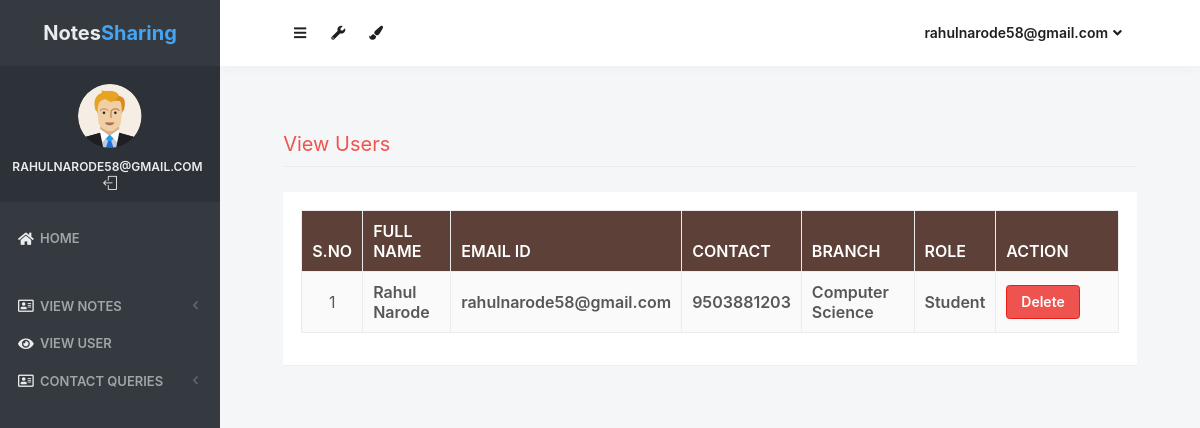
Page /view_users (signed in) on the committed database.
### notes/models.py (models this page shows, shortened)
class Signup(models.Model):
    user = models.ForeignKey(User,on_delete=models.CASCADE)
    contact = models.CharField(max_length=10)
    branch = models.CharField(max_length=30)
    role = models.CharField(max_length=15)

### notes/views.py (the view)
# urls.py: path('view_users', view_users, name='view_users'),
def view_users(request):
    if not request.user.is_authenticated:
        return redirect('login_admin')
    users = Signup.objects.all()
    d = {'users':users}
    return render(request,'view_users.html',d)

### notes/templates/view_users.html (shortened to what this page needs)
{% load static %}
<html lang="en" class="no-focus">
    <head>
        <link rel="stylesheet" href="{% static 'js/plugins/datatables/dataTables.bootstrap4.min.css' %}">
        <link rel="stylesheet" id="css-main" href="{% static 'css1/codebase.min.css' %}">
    </head>
    <body>
        <div id="page-container" class="sidebar-o sidebar-inverse side-scroll page-header-fixed main-content-narrow">
         {% include "sidebar.html" %}
            {% include "admin_nav.html" %}
            <main id="main-container">
                <div class="content">
                    <h2 class="content-heading text-danger">View Users</h2>
                    <div class="block">
                        <div class="block-content block-content-full">
                            <table class="table table-bordered table-striped table-vcenter js-dataTable-full-pagination" style="width:100%">
                                <thead class="text-white" style="background-color : #5d4037;">
                                    <tr>
                                        <th class="text-center">S.No</th>
                                        <th class="d-none d-sm-table-cell">Full Name</th>
                                        <th class="d-none d-sm-table-cell">Email ID</th>
                                        <th class="d-none d-sm-table-cell">Contact</th>
                                        <th class="d-none d-sm-table-cell">Branch</th>
                                        <th class="d-none d-sm-table-cell">Role</th>
                                        <th class="d-none d-sm-table-cell" style="width: 15%;">Action</th>
                                    </tr>
                                </thead>
                                {% for i in users %}
                                <tbody>
                                    <tr>
                                        <td class="text-center">{{forloop.counter}}</td>
                                        <td class="font-w600">{{i.user.first_name}} {{i.user.last_name}}</td>
					                    <td class="font-w600">{{i.user.username}}</td>
					                    <td class="font-w600">{{i.contact}}</td>
					                    <td class="font-w600">{{i.branch}}</td>
					                    <td class="font-w600">{{i.role}}</td>
					                    <td class="font-w600"><a href="{% url 'delete_users' i.user.id %}" class="btn btn-danger" onclick="return confirm('Are your sure to Delete ?')">Delete</a></td>
					                </tr>
                                        {% endfor %}
                                </tbody>
                            </table>
                        </div>
                    </div>
                </div>
            </main>
        </div>
 <link rel="stylesheet" href="https://use.fontawesome.com/releases/v5.6.3/css/all.css">
    </body>
</html>

### notes/templates/sidebar.html (shortened to what this page needs)
{% load static %}
   <nav id="sidebar">
                <div id="sidebar-scroll">
                    <div class="sidebar-content">
                        <div class="content-header content-header-fullrow px-15">
                            <div class="content-header-section text-center align-parent sidebar-mini-hidden">
                                <div class="content-header-item">
                                    <a class="link-effect font-w700" href="{% url 'admin_home' %}">
                                           <span class="font-size-xl text-dual-primary-dark">Notes</span><span class="font-size-xl text-primary">Sharing</span>
                                    </a>
                                </div>
                            </div>
                        </div>
                        <div class="content-side content-side-full content-side-user px-10 align-parent">
                            <div class="sidebar-mini-hidden-b text-center">
                                <a class="img-link" href="be_pages_generic_profile.html">
                                    <img class="img-avatar" src="{% static 'img/avatars/user1.png' %}" alt="">
                                </a>
                                <ul class="list-inline mt-10">
                                    <li class="list-inline-item">
                                        <a class="link-effect text-dual-primary-dark font-size-xs font-w600 text-uppercase" href="{% url 'admin_home' %}">{{ request.user.username }}</a>
                                    </li>
                                    <li class="list-inline-item">
                                        <a class="link-effect text-dual-primary-dark" href="{% url 'logout' %}">
                                            <i class="si si-logout"></i>
                                        </a>
                                    </li>
                                </ul>
                            </div>
                        </div>
                        <div class="content-side content-side-full">
                            <ul class="nav-main">
                                <li class="open">
                                    <a href="{% url 'admin_home' %}"><i class="fas fa-home"></i><span class="sidebar-mini-hide">Home</span></a>
                                </li>
                                <li class="nav-main-heading"><span class="sidebar-mini-visible">UI</span></li>
                                <li>
                                    <a class="nav-submenu" data-toggle="nav-submenu"><i class="far fa-address-card"></i>View Notes</a>
                                </li>
                                <li>
                                    <a  href="{% url 'view_users' %}"><i class="fas fa-eye"></i><span class="sidebar-mini-hide">View User</span></a>
                                </li>
                                <li>
                                    <a class="nav-submenu" data-toggle="nav-submenu"><i class="far fa-address-card"></i>Contact Queries</a>
                                </li>
                           </ul>
                        </div>
                    </div>
                </div>
            </nav>

### notes/templates/admin_nav.html (shortened to what this page needs)
{% load static %}
            <header id="page-header">
                <div class="content-header">
                    <div class="content-header-section">
                        <button type="button" class="btn btn-circle btn-dual-secondary" data-toggle="layout" data-action="sidebar_toggle">
                            <i class="fa fa-navicon"></i>
                        </button>
                        <div class="btn-group" role="group">
                            <button type="button" class="btn btn-circle btn-dual-secondary" id="page-header-options-dropdown" data-toggle="dropdown" aria-haspopup="true" aria-expanded="false">
                                <i class="fa fa-wrench"></i>
                            </button>
                        </div>
                        <div class="btn-group" role="group">
                            <button type="button" class="btn btn-circle btn-dual-secondary" id="page-header-themes-dropdown" data-toggle="dropdown" aria-haspopup="true" aria-expanded="false">
                                <i class="fa fa-paint-brush"></i>
                            </button>
                        </div>
                    </div>
                    <div class="content-header-section">
                        <div class="btn-group" role="group">
                            <button type="button" class="btn btn-rounded btn-dual-secondary" id="page-header-user-dropdown" data-toggle="dropdown" aria-haspopup="true" aria-expanded="false">
                                {{ request.user.username}}<i class="fa fa-angle-down ml-5"></i>
                            </button>
                        </div>
                    </div>
                </div>
            </header>

### rows in the picture
Signup: user.first_name "Rahul", user.last_name "Narode", user.username "rahulnarode58@gmail.com", contact "9503881203", branch "Computer Science", role "Student"

### other values in the picture
{{ request.user.username }} "RAHULNARODE58@GMAIL.COM"
{{ request.user.username }} "rahulnarode58@gmail.com"
